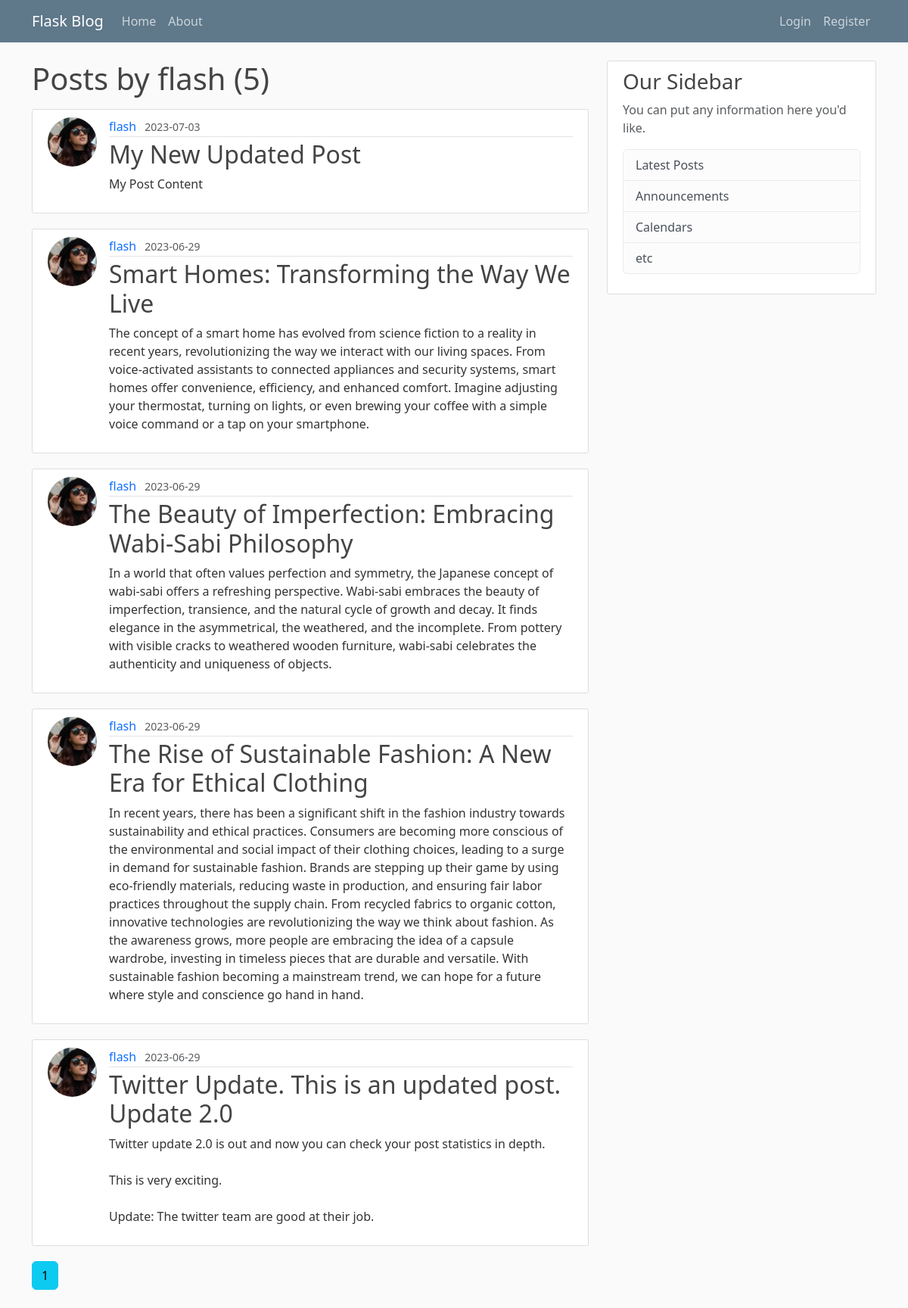
The app's page /user/flash, older data.
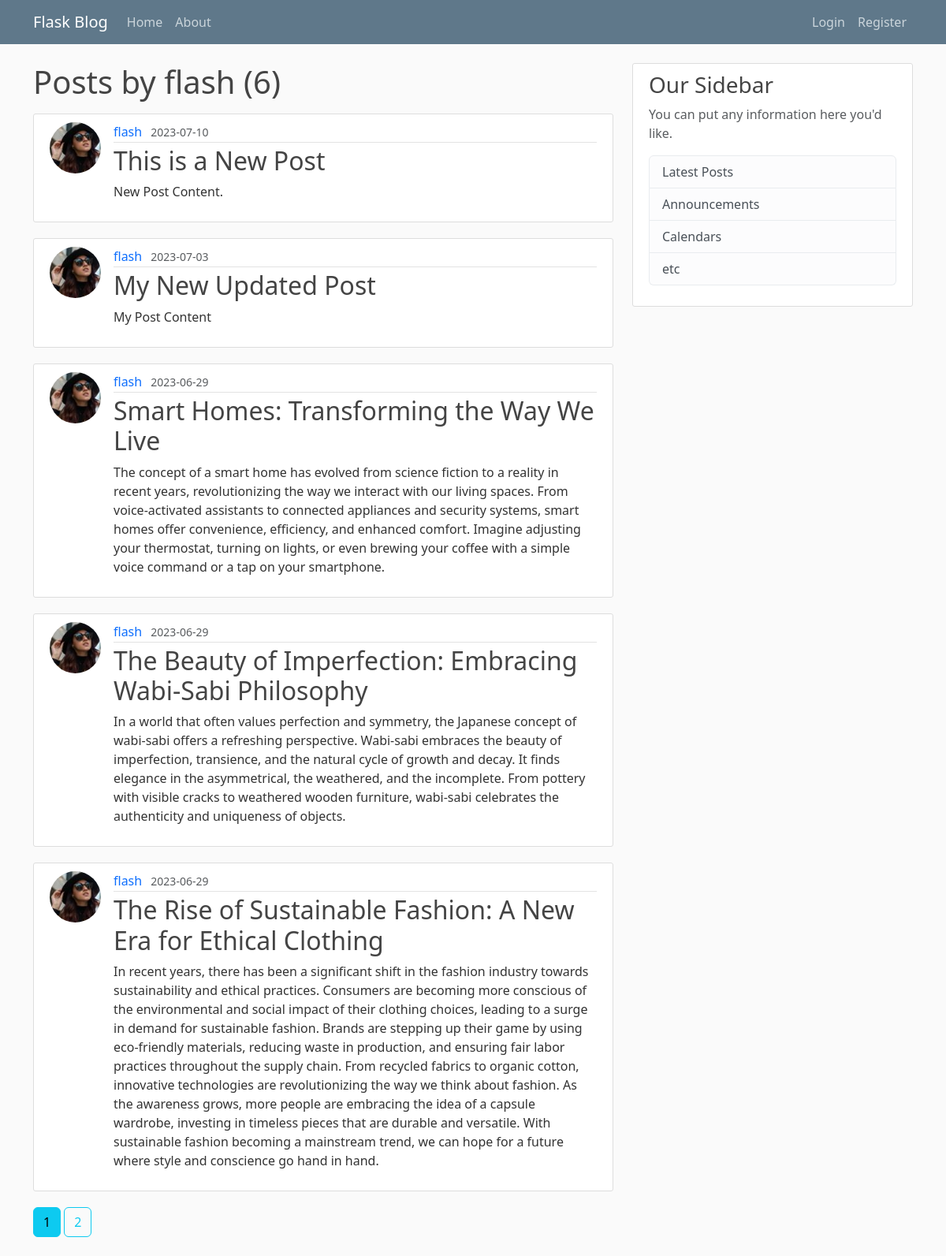
The same page, newer data.
### flaskblog/models.py (models this page shows, shortened)
class User(db.Model, UserMixin):
    id = db.Column(db.Integer, primary_key=True)
    username = db.Column(db.String(20), unique=True, nullable=False)
    email = db.Column(db.String(120), unique=True, nullable=False)
    image_file = db.Column(db.String(20), nullable=False, default='default.jpg')
    password = db.Column(db.String(60), nullable=False)
    posts = db.relationship('Post', backref='author', lazy=True)

class Post(db.Model):
    id = db.Column(db.Integer, primary_key=True)
    title = db.Column(db.String(100), nullable=False)
    date_posted = db.Column(db.DateTime, nullable=False, default=datetime.utcnow)
    content = db.Column(db.Text, nullable=False)
    user_id = db.Column(db.Integer, db.ForeignKey('user.id'), nullable=False)

### flaskblog/users/routes.py (the view)
@users.route("/user/<string:username>")
def user_posts(username):
    page = request.args.get('page', 1, type=int)
    user = User.query.filter_by(username=username).first_or_404()
    posts = Post.query.filter_by(author=user)\
        .order_by(Post.date_posted.desc())\
        .paginate(page=page, per_page=5)
    return render_template('user_posts.html', posts=posts, user=user)

### flaskblog/templates/user_posts.html
{% extends "layout.html" %}
{% block content %}
	<h1 class="mb-3">Posts by {{ user.username }} ({{ posts.total }})</h1>
	{% for post in posts.items %}
		<article class="media new-content-section">
		  <img class="rounded-circle article-img" style="float:left;" src="{{ url_for('static', filename='profile_pics/' + post.author.image_file) }}">
		  <div class="media-body">
		    <div class="article-metadata">
		      <a class="username" style="text-decoration: none" href="{{ url_for('users.user_posts', username=post.author.username) }}">{{ post.author.username }}</a>
		      <small class="text-muted">{{ post.date_posted.strftime('%Y-%m-%d') }}</small>
		    </div>
		    <h2><a class="article-title" style="text-decoration: none" href="{{ url_for('posts.post', post_id=post.id) }}">{{ post.title }}</a></h2>
		    <p class="article-content">{{ post.content }}</p>
		  </div>
		</article>
	{% endfor %}
	{% for page_num in posts.iter_pages(left_edge=1, right_edge=1, left_current=1, right_current=2) %}
		{% if page_num %}
			{% if posts.page == page_num %}
				<a class="btn btn-info mb-4" href="{{ url_for('users.user_posts', username=user.username, page=page_num) }}">{{ page_num }}</a>
			{% else %}
				<a class="btn btn-outline-info mb-4" href="{{ url_for('users.user_posts', username=user.username,  page=page_num) }}">{{ page_num }}</a>
			{% endif %}
		{% else %}
			...
		{% endif %}
	{% endfor %}
{% endblock content %}

### flaskblog/templates/layout.html (shortened to what this page needs)
<!DOCTYPE html>
<html>
<head>
    <link href="https://cdn.jsdelivr.net/npm/bootstrap@5.3.0/dist/css/bootstrap.min.css" rel="stylesheet">
    <link rel="stylesheet" type="text/css" href="{{ url_for('static', filename='main.css')}}">
</head>
<body>
	<header class="site-header">
	  <nav class="navbar navbar-expand-md navbar-dark bg-steel fixed-top">
	    <div class="container">
	      <a class="navbar-brand mr-4" href="/">Flask Blog</a>
	      <div class="collapse navbar-collapse" id="navbarToggle">
	        <div class="navbar-nav mr-auto">
	          <a class="nav-item nav-link" href="{{ url_for('main.home')}}">Home</a>
	          <a class="nav-item nav-link" href="{{ url_for('main.about')}}">About</a>
	        </div>
	        <div class="navbar-nav ms-auto">
	        	{% if current_user.is_authenticated %}
	        		<a class="nav-item nav-link" href="{{ url_for('posts.new_post')}}">New Post</a>
	        		<a class="nav-item nav-link" href="{{ url_for('users.account')}}">Account</a>
	        		<a class="nav-item nav-link" href="{{ url_for('users.logout')}}">Logout</a>
	        	{% else %}
	          		<a class="nav-item nav-link" href="{{ url_for('users.login')}}">Login</a>
	          		<a class="nav-item nav-link" href="{{ url_for('users.register')}}">Register</a>
	          	{% endif %}
	        </div>
	      </div>
	    </div>
	  </nav>
	</header>
	<main role="main" class="container">
	  <div class="row">
	    <div class="col-md-8">
	      {% block content %}{% endblock %}
	    </div>
	    <div class="col-md-4">
	      <div class="content-section">
	        <h3>Our Sidebar</h3>
	        <p class='text-muted'>You can put any information here you'd like.
	          <ul class="list-group">
	            <li class="list-group-item list-group-item-light">Latest Posts</li>
	            <li class="list-group-item list-group-item-light">Announcements</li>
	            <li class="list-group-item list-group-item-light">Calendars</li>
	            <li class="list-group-item list-group-item-light">etc</li>
	          </ul>
	        </p>
	      </div>
	    </div>
	  </div>
	</main>
</body>
</html>

### flaskblog/static/main.css (style rules this page uses)
body { background: #fafafa; color: #333333; margin-top: 5rem; }
h1, h2, h3, h4, h5, h6 { color: #444444; }
.bg-steel { background-color: #5f788a; }
.site-header .navbar-nav .nav-link { color: #cbd5db; }
.content-section { background: #ffffff; padding: 10px 20px; border: 1px solid #dddddd; border-radius: 3px; margin-bottom: 20px; }
.article-title { color: #444444; }
.article-content { white-space: pre-line; }
.article-img { height: 65px; width: 65px; margin-right: 16px; margin-bottom: 5px; object-fit: cover; }
.article-metadata { padding-bottom: 1px; margin-bottom: 4px; border-bottom: 1px solid #e3e3e3 }
.media-body { flex: 1; }
.new-content-section { background: #ffffff; padding: 10px 20px; border: 1px solid #dddddd; border-radius: 3px; margin-bottom: 20px; display: flex; align-items: flex-start; }
.username { margin-right: 7px; }

Row changes from the older to the newer data that the page shows:
no longer on this page (row unchanged): Post: image_file (picture), author.username "flash", date_posted "2023-06-29", title "Twitter Update. This is an updated post. Update 2.0", content "Twitter update 2.0 is out and now you can check your post statistics in depth. This is very exciting. Update: The twitter team are good at their job."
added Post: image_file (picture), author.username "flash", date_posted "2023-07-10", title "This is a New Post", content "New Post Content."
Text that changed along with them:
{{ posts.total }}: "5" → "6"
new list line: "2"
